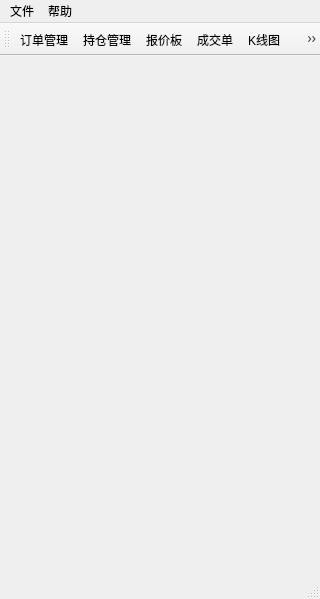
<?xml version="1.0" encoding="UTF-8"?>
<ui version="4.0">
 <class>TradeWidgetClass</class>
 <widget class="QMainWindow" name="TradeWidgetClass">
  <property name="windowModality">
   <enum>Qt::NonModal</enum>
  </property>
  <property name="geometry">
   <rect>
    <x>0</x>
    <y>0</y>
    <width>320</width>
    <height>599</height>
   </rect>
  </property>
  <property name="sizePolicy">
   <sizepolicy hsizetype="Expanding" vsizetype="Expanding">
    <horstretch>0</horstretch>
    <verstretch>0</verstretch>
   </sizepolicy>
  </property>
  <property name="windowTitle">
   <string>TickTrader</string>
  </property>
  <property name="windowIcon">
   <iconset resource="tradewidget.qrc">
    <normaloff>:/image/images/title.png</normaloff>:/image/images/title.png</iconset>
  </property>
  <widget class="QWidget" name="centralWidget">
   <property name="minimumSize">
    <size>
     <width>320</width>
     <height>0</height>
    </size>
   </property>
   <property name="maximumSize">
    <size>
     <width>9999</width>
     <height>16777215</height>
    </size>
   </property>
   <layout class="QHBoxLayout" name="horizontalLayout">
    <property name="leftMargin">
     <number>9</number>
    </property>
   </layout>
  </widget>
  <widget class="QStatusBar" name="statusBar"/>
  <widget class="QMenuBar" name="menuBar">
   <property name="geometry">
    <rect>
     <x>0</x>
     <y>0</y>
     <width>320</width>
     <height>23</height>
    </rect>
   </property>
   <widget class="QMenu" name="menu_file">
    <property name="title">
     <string>文件</string>
    </property>
    <addaction name="actionOrder"/>
    <addaction name="actionCM"/>
    <addaction name="priceAction"/>
    <addaction name="actionK"/>
    <addaction name="actionlogOut"/>
   </widget>
   <widget class="QMenu" name="menu">
    <property name="title">
     <string>帮助</string>
    </property>
    <addaction name="configAction"/>
    <addaction name="passwordAction"/>
    <addaction name="helpAction"/>
   </widget>
   <addaction name="menu_file"/>
   <addaction name="menu"/>
  </widget>
  <widget class="QToolBar" name="toolBar">
   <property name="windowTitle">
    <string>工具栏</string>
   </property>
   <attribute name="toolBarArea">
    <enum>TopToolBarArea</enum>
   </attribute>
   <attribute name="toolBarBreak">
    <bool>false</bool>
   </attribute>
   <addaction name="actionOrder"/>
   <addaction name="actionCM"/>
   <addaction name="priceAction"/>
   <addaction name="dealAction"/>
   <addaction name="actionK"/>
   <addaction name="configAction"/>
  </widget>
  <action name="actionOrder">
   <property name="icon">
    <iconset resource="tradewidget.qrc">
     <normaloff>:/image/images/OE@22px.png</normaloff>:/image/images/OE@22px.png</iconset>
   </property>
   <property name="text">
    <string>订单管理</string>
   </property>
  </action>
  <action name="actionCM">
   <property name="icon">
    <iconset resource="tradewidget.qrc">
     <normaloff>:/image/images/CC@22px.png</normaloff>:/image/images/CC@22px.png</iconset>
   </property>
   <property name="text">
    <string>持仓管理</string>
   </property>
  </action>
  <action name="actionlogOut">
   <property name="icon">
    <iconset>
     <normalon>:/image/images/EXIT.png</normalon>
    </iconset>
   </property>
   <property name="text">
    <string>退出</string>
   </property>
  </action>
  <action name="helpAction">
   <property name="icon">
    <iconset>
     <normalon>:/image/images/help.png</normalon>
    </iconset>
   </property>
   <property name="text">
    <string>关于</string>
   </property>
  </action>
  <action name="priceAction">
   <property name="icon">
    <iconset resource="tradewidget.qrc">
     <normaloff>:/image/images/price@22px.png</normaloff>
     <normalon>:/image/images/price@22px.png</normalon>:/image/images/price@22px.png</iconset>
   </property>
   <property name="text">
    <string>报价板</string>
   </property>
  </action>
  <action name="tradeAction">
   <property name="icon">
    <iconset>
     <normalon>:/image/images/trade.png</normalon>
    </iconset>
   </property>
   <property name="text">
    <string>下单</string>
   </property>
  </action>
  <action name="configAction">
   <property name="icon">
    <iconset>
     <normalon>:/image/images/config.png</normalon>
     <disabledon>:/image/images/config.png</disabledon>
    </iconset>
   </property>
   <property name="text">
    <string>设置</string>
   </property>
  </action>
  <action name="passwordAction">
   <property name="icon">
    <iconset resource="tradewidget.qrc">
     <normaloff>:/image/images/pass.png</normaloff>:/image/images/pass.png</iconset>
   </property>
   <property name="text">
    <string>更改密码</string>
   </property>
  </action>
  <action name="dealAction">
   <property name="icon">
    <iconset resource="tradewidget.qrc">
     <normaloff>:/image/images/deal@22px.png</normaloff>
     <normalon>:/image/images/deal@22px.png</normalon>:/image/images/deal@22px.png</iconset>
   </property>
   <property name="text">
    <string>成交单</string>
   </property>
  </action>
  <action name="actionK">
   <property name="icon">
    <iconset>
     <normalon>:/image/images/K.png</normalon>
    </iconset>
   </property>
   <property name="text">
    <string>K线图</string>
   </property>
  </action>
 </widget>
 <layoutdefault spacing="6" margin="11"/>
 <resources>
  <include location="tradewidget.qrc"/>
 </resources>
 <connections/>
</ui>
